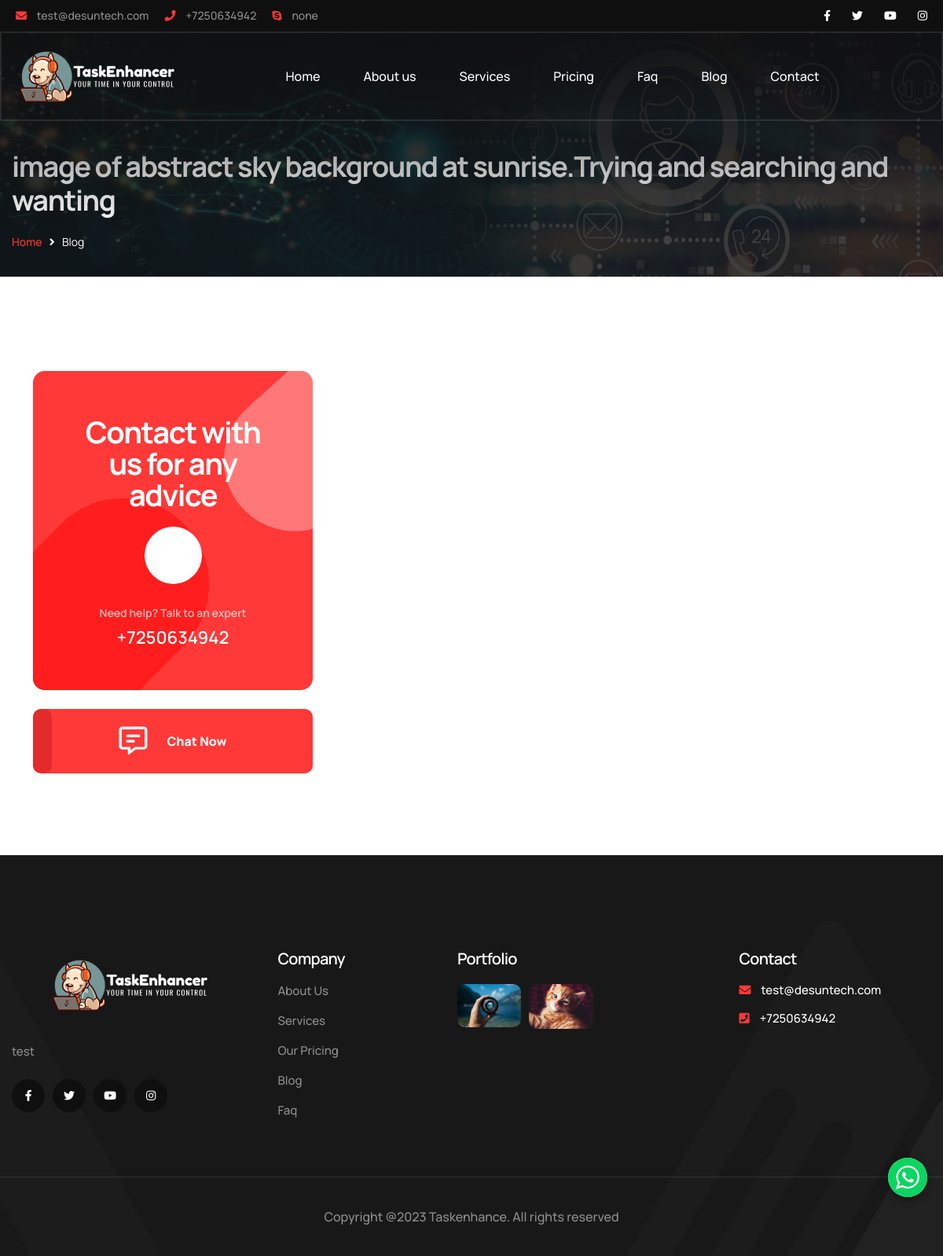
/blog_details.php?id=image-of-abstract-sky-background-at-sunrise-trying-and-searching-and-wanting, run on the app's committed database.
### tables this page shows
CREATE TABLE `site_info` (
  `id` int(11) NOT NULL,
  `footer_description` text DEFAULT NULL,
  `email` varchar(155) DEFAULT NULL,
  `phone` varchar(12) DEFAULT NULL,
  `skype` varchar(155) DEFAULT NULL,
  `whatsapp` varchar(12) DEFAULT NULL,
  `youtube_link` varchar(155) DEFAULT NULL,
  `twitter_link` varchar(155) DEFAULT NULL,
  `instagram_link` varchar(155) DEFAULT NULL,
  `facebook_link` varchar(155) DEFAULT NULL,
  `number_of_happy_customer` int(11) NOT NULL,
  `number_of_client` int(11) NOT NULL,
  `number_of_jobs` int(11) NOT NULL,
  `number_of_workers` int(11) NOT NULL,
  `number_of_contrubutors` int(11) NOT NULL,
  `others1` varchar(155) DEFAULT NULL,
  `others2` varchar(155) DEFAULT NULL,
  `updated_at` datetime DEFAULT NULL,
  `updated_by` varchar(155) DEFAULT NULL
);

CREATE TABLE `blog` (
  `blog_id` int(11) NOT NULL,
  `title` text NOT NULL,
  `slug` text NOT NULL,
  `author` int(11) NOT NULL,
  `feature_img` varchar(255) DEFAULT NULL,
  `short_desc` longtext DEFAULT NULL,
  `content` longtext DEFAULT NULL,
  `blog_meta` longtext DEFAULT NULL,
  `published_on` datetime NOT NULL DEFAULT current_timestamp(),
  `published_status` enum('Published','Draft') NOT NULL DEFAULT 'Draft'
);

CREATE TABLE `portfolio` (
  `portfolio_id` int(11) NOT NULL,
  `image` longblob NOT NULL,
  `url_text` varchar(100) DEFAULT NULL,
  `name` varchar(255) NOT NULL,
  `create_at` timestamp NOT NULL DEFAULT current_timestamp(),
  `update_at` datetime DEFAULT current_timestamp() ON UPDATE current_timestamp()
);

### framework/methods/crud.php (called while the page is built, shortened)
<?php
function fetchRow($table_name, $condition = 1)
{
    global $conn;
    $query = "SELECT * FROM `$table_name` WHERE $condition ";
    $result = mysqli_query($conn, $query);
    return mysqli_fetch_array($result);
}

### blog_details.php (the view, shortened to what this page needs)
<?php
require_once("config.php") ;
require_once("inc/header.php");
if(isset($_GET['id'])){
  $slug = $_GET['id'];
  $sql = "SELECT * FROM `blog` WHERE `slug` = '$slug' ";
  $result = mysqli_query($conn, $sql);
  $row = mysqli_fetch_assoc($result);
    ?>
    <section class="page-title" style="background-image: url(images/main-slider/3.jpg);">
      <div class="auto-container">
        <div class="title-outer">
          <h3 class="text-white" > <?= $row['title'] ?></h3>
          <ul class="page-breadcrumb">
            <li><a href="index.html">Home</a></li>
            <i class="fa fa-angle-right"></i>
            <li>Blog </li>
          </ul>
        </div>
      </div>
    </section>
    <section class="services-details">
      <div class="container">
        <div class="row">
          <div class="col-xl-4 col-lg-4">
            <div class="service-sidebar">
              <div class="sidebar-widget service-sidebar-single">
                <div class="service-details-help">
                  <div class="help-shape-1"></div>
                  <div class="help-shape-2"></div>
                  <h2 class="help-title">Contact with <br> us for any <br> advice</h2>
                  <div class="help-icon">
                    <span class=" lnr-icon-phone-handset"></span>
                  </div>
                  <div class="help-contact">
                    <p>Need help? Talk to an expert</p>
                    <a href="tel:<?= $site_info_header['phone'] ?>">+<?= $site_info_header['phone'] ?></a>
                  </div>
                </div>
                <div class="sidebar-widget service-sidebar-single mt-4">
                  <div class="service-sidebar-single-btn wow fadeInUp" data-wow-delay="0.5s" data-wow-duration="1200m">
                    <a href="https://web.whatsapp.com/send?phone=<?= $site_info_header['whatsapp'] ?>" class="theme-btn btn-style-one d-grid"><span class="btn-title"><span
                          class=" fa-thin fa-message-lines"></span>Chat Now</span></a>
                  </div>
                </div>
              </div>
            </div>
          </div>
          <div class="col-xl-8 col-lg-8">
              <h3 class="mt-4"> <?php print_r($row['short_desc']); ?></h3>
              <p> <?php print_r($row['content']); ?>
              </p>
          </div>
        </div>
      </div>
    </section>
 <?php
}
     include("inc/footer.php"); ?>

### inc/header.php (shortened to what this page needs)
<?php
$site_info_header = fetchRow('site_info');
?>
<!DOCTYPE html>
<html lang="en">
<head>
    <link href="css/bootstrap.min.css" rel="stylesheet">
    <link href="css/style.css" rel="stylesheet">
    <link href="css/style.css" rel="stylesheet">
    <link href="css/responsive.css" rel="stylesheet">
    <link rel="stylesheet" href="https://pro.fontawesome.com/releases/v5.10.0/css/all.css"
>
</head>
<body>
    <div class="page-wrapper">
        <header class="main-header header-style-one">
            <div class="header-top">
                <div class="inner-container">
                    <div class="top-left">
                        <ul class="list-style-one">
                            <?php if ($site_info_header['email'] != '') { ?>
                                <li><a href="mailto:<?= $site_info_header['email'] ?>"><i class="fa fa-envelope"></i> <?= $site_info_header['email'] ?></a></li>
                            <?php } ?>
                            <?php if ($site_info_header['phone'] != '') { ?>
                                <li><a href="tel:<?= $site_info_header['phone'] ?>"><i class="fa fa-phone"></i> +<?= $site_info_header['phone'] ?></a></li>
                            <?php } ?>
                            <?php if ($site_info_header['skype'] != '') { ?>
                                <li><a href="<?= $site_info_header['skype'] ?>"><i class="fab fa-skype"></i> <?= $site_info_header['skype'] ?></a></li>
                            <?php } ?>
                        </ul>
                    </div>
                    <div class="top-right">
                        <ul class="social-icon-one">
                            <?php if ($site_info_header['facebook_link'] != '') { ?>
                                <li><a href="<?= $site_info_header['facebook_link'] ?>"><i class="fab fa-facebook-f"></i></a></li>
                            <?php } ?>
                            <?php if ($site_info_header['twitter_link'] != '') { ?>
                                <li><a href="<?= $site_info_header['twitter_link'] ?>"><i class="fab fa-twitter"></i></a></li>
                            <?php } ?>
                            <?php if ($site_info_header['youtube_link'] != '') { ?>
                                <li><a href="<?= $site_info_header['youtube_link'] ?>"><i class="fab fa-youtube"></i></a></li>
                            <?php } ?>
                            <?php if ($site_info_header['instagram_link'] != '') { ?>
                                <li><a href="<?= $site_info_header['instagram_link'] ?>"><i class="fab fa-instagram"></i></a></li>
                            <?php } ?>
                        </ul>
                    </div>
                </div>
            </div>
            <div class="header-lower">
                <div class="container-fluid">
                    <div class="main-box">
                        <div class="logo-box">
                            <div class="logo">
                                <a href="index.php"><img src="images/logo-3.png" alt="" title="Tronis"></a>
                            </div>
                        </div>
                        <div class="nav-outer">
                            <nav class="nav main-menu">
                                <ul class="navigation">
                                    <li><a href="index.php">Home</a></li>
                                    <li><a class=" " href="about.php">About us</a></li>                                    <li><a href="services.php">Services</a></li>
                                    <li><a href="pricing.php">Pricing</a></li>
                                    <li><a href="faq.php">Faq</a></li>
                                    <li><a href="blog.php">Blog</a></li>
                                    <li><a href="contact.php">Contact</a></li>
                                </ul>
                            </nav>
                        </div>
                    </div>
                </div>
            </div>
        </header>

### inc/footer.php (shortened to what this page needs)
<footer class="main-footer">
  <div class="bg bg-pattern-9"></div>
  <div class="widgets-section">
    <div class="auto-container">
      <div class="row">
        <div class="footer-column col-xl-3 col-lg-12 col-md-12">
          <div class="footer-widget about-widget">
            <div class="logo">
              <a href="index.php"><img src="images/logo-3.png" alt=""></a>
            </div>
            <div class="text"><?= $site_info_header['footer_description'] ?></div>
            <ul class="social-icon-two">
              <?php if ($site_info_header['facebook_link'] != '') { ?>
                <li><a href="<?= $site_info_header['facebook_link'] ?>"><i class="fab fa-facebook-f"></i></a></li>
              <?php } ?>
              <?php if ($site_info_header['twitter_link'] != '') { ?>
                <li><a href="<?= $site_info_header['twitter_link'] ?>"><i class="fab fa-twitter"></i></a></li>
              <?php } ?>
              <?php if ($site_info_header['youtube_link'] != '') { ?>
                <li><a href="<?= $site_info_header['youtube_link'] ?>"><i class="fab fa-youtube"></i></a></li>
              <?php } ?>
              <?php if ($site_info_header['instagram_link'] != '') { ?>
                <li><a href="<?= $site_info_header['instagram_link'] ?>"><i class="fab fa-instagram"></i></a></li>
              <?php } ?>
            </ul>
          </div>
        </div>
        <div class="footer-column col-xl-3 col-lg-4 col-md-4">
          <div class="footer-widget links-widget">
            <h6 class="widget-title">Company</h6>
            <ul class="user-links">
              <li><a href="about.php">About Us</a></li>
              <li><a href="services.php">Services</a></li>
              <li><a href="pricing.php">Our Pricing</a></li>
              <li><a href="blog.php">Blog</a></li>
              <li><a href="faq.php">Faq</a></li>
            </ul>
          </div>
        </div>
        <div class="footer-column col-xl-3 col-lg-4 col-md-4 col-sm-8">
          <div class="footer-widget gallery-widget">
            <?php $id = 0;
            $sql = "SELECT * FROM `portfolio`";
            $result = mysqli_query($conn, $sql);
            $row = mysqli_num_rows($result);
            if (!$row == 0) { ?>
              <h6 class="widget-title">Portfolio</h6>
              <div class="widget-content">
                <div class="outer clearfix">
                  <?php
                  while ($rows = mysqli_fetch_assoc($result)) {
                    $id = $id + 1; ?>
                    <figure class="image">
                      <a href="<?php echo $rows['url_text'] ?>"><img src="admin/<?php echo $rows['image'] ?>" width="30px" height="50px" alt=""></a>
                    </figure>
                  <?php } ?>
                </div>
              </div>
            <?php } ?>
          </div>
        </div>
        <div class="footer-column col-xl-3 col-lg-4 col-md-4">
          <div class="footer-widget contacts-widget">
            <h6 class="widget-title">Contact</h6>
            <ul class="contact-info">
              <li><i class="fa fa-envelope"></i> <a href="mailto:<?= $site_info_header['email'] ?>"><?= $site_info_header['email'] ?></a><br>
              </li>
              <li><i class="fa fa-phone-square"></i> <a href="tel:<?= $site_info_header['phone'] ?>">+<?= $site_info_header['phone'] ?></a><br></li>
            </ul>
          </div>
        </div>
      </div>
    </div>
  </div>
  <div class="footer-bottom">
    <div class="auto-container">
      <div class="inner-container">
        <div class="copyright-text">Copyright @2023 Taskenhance. All rights reserved</a>
        </div>
      </div>
    </div>
  </div>
</footer>
</div>
<div class="integration">
  <a target="_blank" href="https://web.whatsapp.com/send?phone=<?= $site_info_header['whatsapp'] ?>">
    <div class="whatsapp-message">
      <img class="whatsapp-image" src="images/chaticon.svg">
    </div>
  </a>
</div>
</body>
</html>

### css/responsive.css (style rules this page uses)
@media only screen and (max-width: 1439px) { .header-style-one .container-fluid, .header-top .inner-container { padding: 0 20px; } }
@media only screen and (max-width: 1439px) { .header-style-one .header-lower .logo-box { padding: 10px 0 } }

### css/linear.css (style rules this page uses)
.lnr, [class^="lnr-"], [class*=" lnr-"] { font-family: 'linearicons-free'; speak: none; font-style: normal; font-weight: normal; font-variant: normal; text-transform: none; line-height: 1; -webkit-font-smoothing: antialiased; -moz-osx-font-smoothing: grayscale; }
.lnr-icon-phone-handset:before { content: "\e830"; }

### data on the page
site_info: email "test@desuntech.com", phone "7250634942", skype "none", footer_description "test"
blog: title "image of abstract sky background at sunrise.Trying and searching and wanting"
portfolio: image (picture)
portfolio: image (picture)
